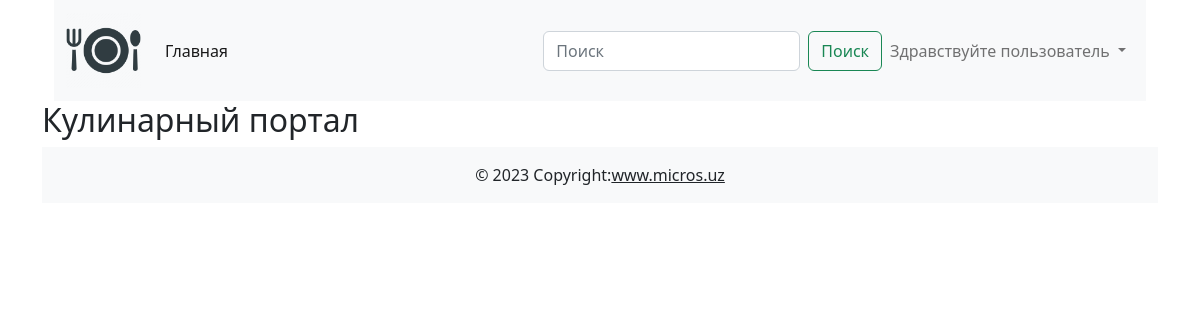
The app's page /, older data.
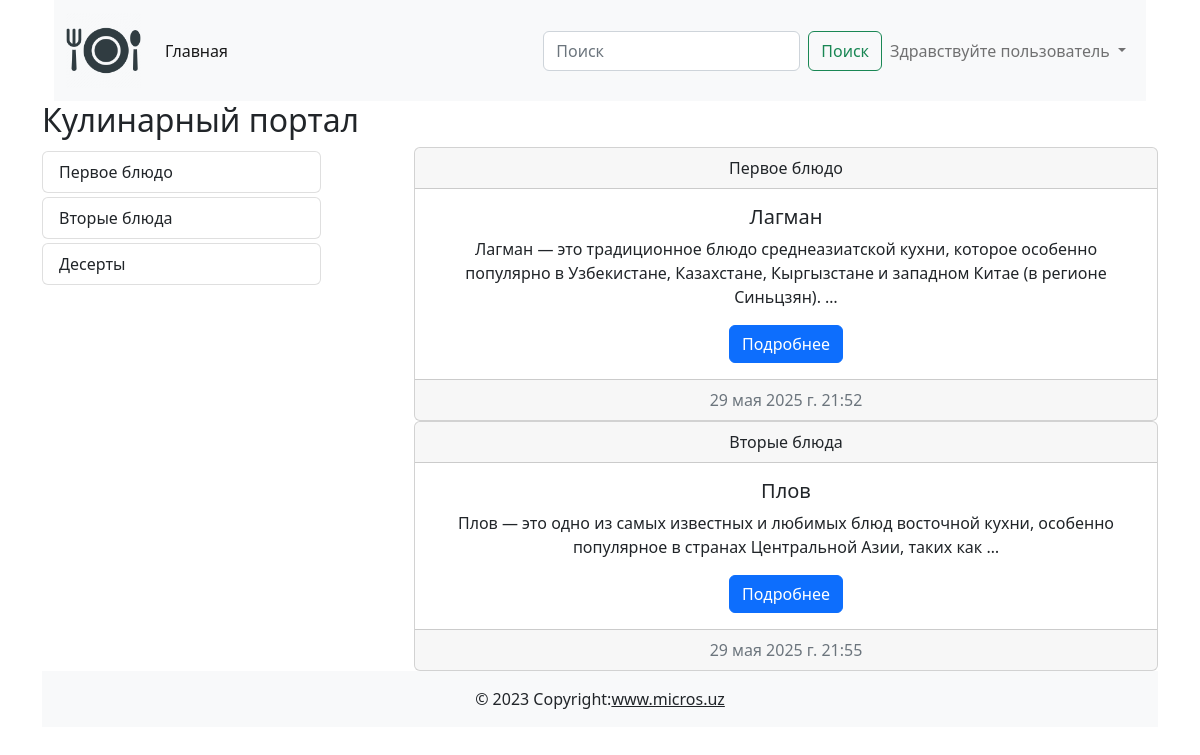
The same page, newer data.
### cooking/models.py (models this page shows)
class Category(models.Model):
    title = models.CharField(max_length=255, verbose_name='Название категории')
    def __str__(self):
        return self.title
    class Meta:
        verbose_name = 'Категория'
        verbose_name_plural = 'Категории'
    def get_absolute_url(self):
        return reverse('category_list', kwargs={'pk': self.pk})

class Posts(models.Model):
    title = models.CharField(max_length=255, verbose_name='Заголовок статьи')
    content = models.TextField(default='Скоро тут будет статья...', verbose_name='Текст статьи')
    created_at = models.DateTimeField(auto_now_add=True, verbose_name='Дата создания')
    updated_at = models.DateTimeField(auto_now=True, verbose_name='Дата обновления')
    photo = models.ImageField(upload_to='photos/', blank=True, null=True, verbose_name='Изображения')
    watched = models.IntegerField(default=0, verbose_name='Количество просмотров')
    is_published = models.BooleanField(default=True, verbose_name='Опубликовано')
    category = models.ForeignKey(Category, on_delete=models.CASCADE, verbose_name='Категория')
    def __str__(self):
        return self.title
    class Meta:
        verbose_name = 'Пост'
        verbose_name_plural = 'Посты'
    def get_absolute_url(self):
        return reverse('post_detail', kwargs={'pk': self.pk})

### cooking/views.py (the view)
# urls.py: path('', index, name='index'),
def index(request):
    posts = Posts.objects.all()
    context = {
        'title': 'Главная страница',
        'posts': posts,
    }
    return render(request, 'cooking/index.html', context)

### cooking/templatetags/blog_tags.py (called while the page is built)
@register.simple_tag()
def get_category_names():
    return Category.objects.all()

### cooking/templates/cooking/index.html
{% extends 'base.html'%}
{% load blog_tags %}
{% block main %}
<h2>Кулинарный портал</h2>
<div class="d-flex justify-content-between">
    <div class="col-3">
        {% get_category_names as categories %}
        {% for category in categories %}
        {% include 'cooking/components/_category_buttons.html' %}
        {% endfor %}
    </div>
    <div class="col-8">
        {% for post in posts %}
        {% include 'cooking/components/_post_list.html' %}
        {% endfor %}
    </div>
</div>
{% endblock main %}

### cooking/templates/cooking/components/_category_buttons.html
<div class="list-group">
        <a href="{{ category.get_absolute_url }}" class="list-group-item list-group-item-action mt-1">{{ category }}</a>
</div>

### cooking/templates/cooking/components/_post_list.html
<div class="card text-center">
    <div class="card-header">{{ post.category }}</div>
    <div class="card-body"><h5 class="card-title">{{ post }}</h5>
        <p class="card-text">{{ post.content | truncatewords:20 }}</p><a href="{{ post.get_absolute_url  }}" class="btn btn-primary">Подробнее</a>
    </div>
    <div class="card-footer text-muted">{{ post.created_at }}</div>
</div>

Row changes from the older to the newer data that the page shows:
added Category: title "Первое блюдо"
added Category: title "Вторые блюда"
added Category: title "Десерты"
added Posts: category "Первое блюдо", title "Лагман", content "Лагман — это традиционное блюдо среднеазиатской кухни, которое особенно популярно в Узбекистане, Казахстане, Кыргызстане и западном Китае (в регионе Синьцзян). …", created_at "29 мая 2025 г. 21:52"
added Posts: category "Вторые блюда", title "Плов", content "Плов — это одно из самых известных и любимых блюд восточной кухни, особенно популярное в странах Центральной Азии, таких как …", created_at "29 мая 2025 г. 21:55"
